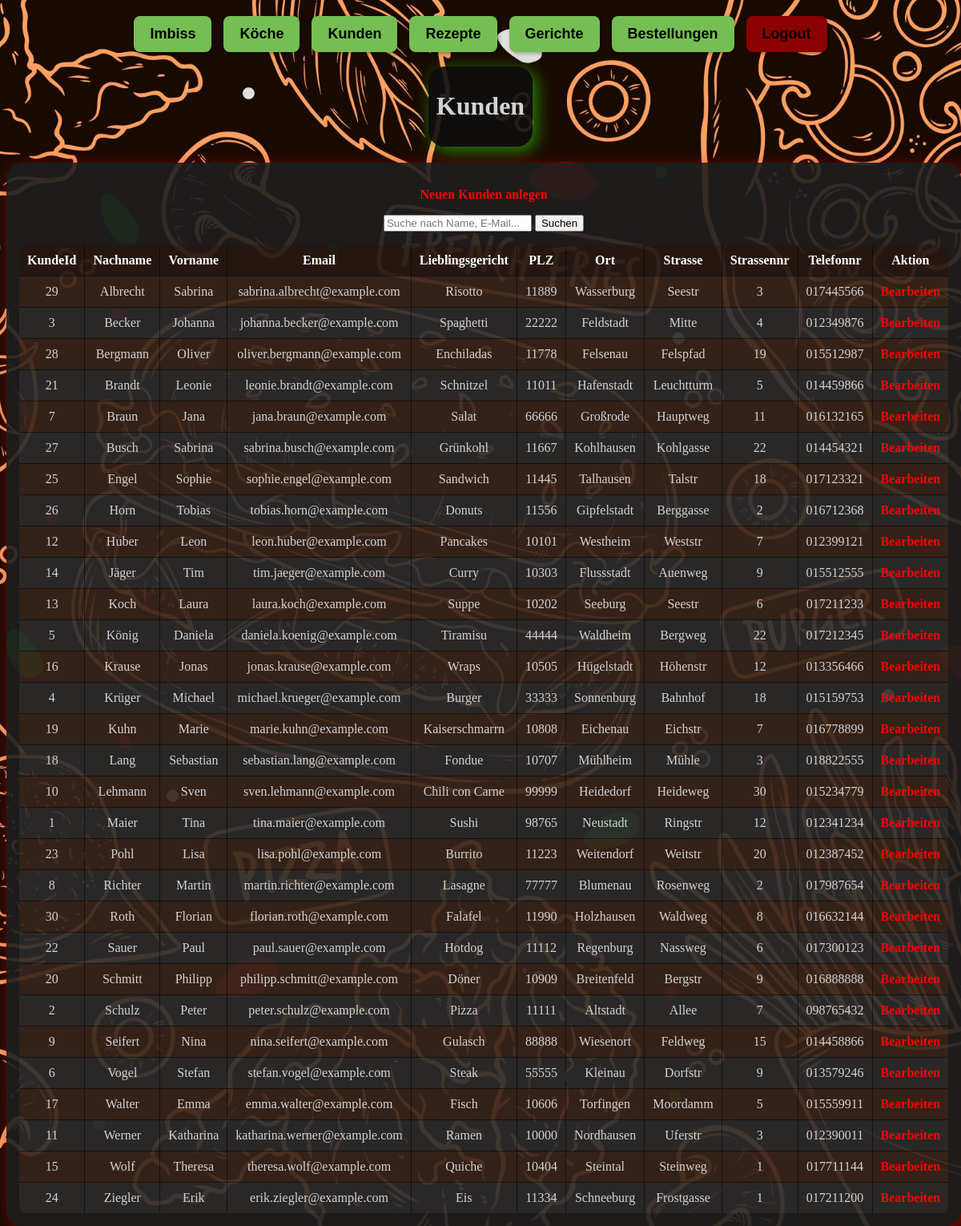
The page /kunde/index.php on the database its author committed.
### tables this page shows
CREATE TABLE IF NOT EXISTS kunde (
    kundeId INT AUTO_INCREMENT PRIMARY KEY,
    nachname VARCHAR(50) NOT NULL,
    vorname VARCHAR(50) NOT NULL,
    email VARCHAR(100),
    lieblingsgericht VARCHAR(255),
    plz VARCHAR(10),
    ort VARCHAR(50),
    strasse VARCHAR(50),
    strassennr VARCHAR(10),
    telefonnr VARCHAR(20)
);

### _classes/Database.php (called while the page is built, shortened)
<?php
class Database {
    private static $dbHost = 'localhost';
    private static $dbName = 'imbissverwaltung';
    private static $dbUser = 'root';
    private static $dbPass = '';
    private static $conn = null;
    public static function connect() {
        if (self::$conn === null) {
            try {
                $dsn = 'mysql:host=' . self::$dbHost . ';dbname=' . self::$dbName . ';charset=utf8mb4';
                self::$conn = new PDO($dsn, self::$dbUser, self::$dbPass);
                self::$conn->setAttribute(PDO::ATTR_ERRMODE, PDO::ERRMODE_EXCEPTION);
            } catch (PDOException $e) {
                echo "Fehler bei der DB-Verbindung: " . $e->getMessage();
                exit;
            }
        }
        return self::$conn;
    }
}

### _classes/Kunde.php (called while the page is built, shortened)
<?php
require_once __DIR__ . '/Database.php';
class Kunde {
    private $conn;
    public function __construct() {
        $this->conn = Database::connect();
        $this->conn->setAttribute(PDO::ATTR_ERRMODE, PDO::ERRMODE_EXCEPTION);
    }
    public function readAll() {
        $sql = "SELECT * FROM kunde ORDER BY nachname, vorname";
        $stmt = $this->conn->query($sql);
        return $stmt->fetchAll(PDO::FETCH_ASSOC);
    }
}

### kunde/index.php (the view, shortened to what this page needs)
<?php
require_once __DIR__ . '/../_classes/Kunde.php';
$kundeObj = new Kunde();
$searchTerm = $_GET['searchTerm'] ?? '';
if ($searchTerm !== '') {
    $alleKunden = $kundeObj->search($searchTerm);
} else {
    $alleKunden = $kundeObj->readAll();
}
?>
<!DOCTYPE html>
<html lang="de">
<head>
    <link rel="stylesheet" type="text/css" href="../_css/styles.css">
</head>
<body>
    <?php require_once __DIR__ . '/../_include/navigation.inc.php'; ?>
    <div class="container">
        <br>
        <div class="ueberschrift-container">
            <h1>Kunden</h1>
        </div>
        <div class="tabellen-container">
            <p><a href="create.php">Neuen Kunden anlegen</a></p>
            <form method="GET" style="margin-bottom: 1em;">
                <input type="text" name="searchTerm"
                    placeholder="Suche nach Name, E-Mail..."
                    value="<?php echo htmlspecialchars($searchTerm); ?>">
                <button type="submit">Suchen</button>
            </form>
            <table border="1">
                <thead>
                    <tr>
                        <th>KundeId</th>
                        <th>Nachname</th>
                        <th>Vorname</th>
                        <th>Email</th>
                        <th>Lieblingsgericht</th>
                        <th>PLZ</th>
                        <th>Ort</th>
                        <th>Strasse</th>
                        <th>Strassennr</th>
                        <th>Telefonnr</th>
                        <th>Aktion</th>
                    </tr>
                </thead>
                <tbody>
                    <?php foreach ($alleKunden as $kunde): ?>
                    <tr>
                        <td><?php echo htmlspecialchars($kunde['kundeId']); ?></td>
                        <td><?php echo htmlspecialchars($kunde['nachname']); ?></td>
                        <td><?php echo htmlspecialchars($kunde['vorname']); ?></td>
                        <td><?php echo htmlspecialchars($kunde['email']); ?></td>
                        <td><?php echo htmlspecialchars($kunde['lieblingsgericht']); ?></td>
                        <td><?php echo htmlspecialchars($kunde['plz']); ?></td>
                        <td><?php echo htmlspecialchars($kunde['ort']); ?></td>
                        <td><?php echo htmlspecialchars($kunde['strasse']); ?></td>
                        <td><?php echo htmlspecialchars($kunde['strassennr']); ?></td>
                        <td><?php echo htmlspecialchars($kunde['telefonnr']); ?></td>
                        <td>
                            <a href="edit.php?kundeId=<?php echo $kunde['kundeId']; ?>">Bearbeiten</a>
                        </td>
                    </tr>
                    <?php endforeach; ?>
                </tbody>
            </table>
        </div>
    </div>
</body>
</html>

### _css/styles.css (style rules this page uses)
body { background: url('../_images/body-hintergrund.jpg') no-repeat center center fixed; background-size: cover; }
.container { display: flex; align-items: center; flex-direction: column; height: 100vh; }
.ueberschrift-container { background: rgba(15, 15, 15, 0.9); display: inline-block; padding: 10px; border-radius: 20px; box-shadow: 5px 5px 20px rgba(60, 255, 0, 0.5); color: #D3D3D3; text-align: center; }
.tabellen-container { background: rgba(31, 31, 31, 0.9); display: inline-block; padding: 15px; border-radius: 20px; box-shadow: 5px 5px 20px rgba(255, 0, 0, 0.5); margin: 20px auto; color: #D3D3D3; text-align: center; }
.tabellen-container table { width: 100%; border-collapse: collapse; border-radius: 10px; overflow: hidden; }
.tabellen-container th, .tabellen-container td { padding: 10px; border: 1px solid rgba(0, 0, 0, 0.5); text-align: center; }
.tabellen-container th { background: rgba(0, 0, 0, 0.3); color: #FFFFFF; font-weight: bold; }
.tabellen-container tr:nth-child(odd) { background: rgba(255, 94, 0, 0.1); }
.tabellen-container tr:nth-child(even) { background: rgba(255, 255, 255, 0.05); }
a { color: #ff0000; text-decoration: none; font-weight: bold; transition: color 0.3s ease, text-shadow 0.3s ease; }

### rows shown on the page
kunde: kundeId "29", nachname "Albrecht", vorname "Sabrina", email "sabrina.albrecht@example.com", lieblingsgericht "Risotto", plz "11889", ort "Wasserburg", strasse "Seestr", strassennr "3", telefonnr "017445566"
kunde: kundeId "3", nachname "Becker", vorname "Johanna", email "johanna.becker@example.com", lieblingsgericht "Spaghetti", plz "22222", ort "Feldstadt", strasse "Mitte", strassennr "4", telefonnr "012349876"
kunde: kundeId "28", nachname "Bergmann", vorname "Oliver", email "oliver.bergmann@example.com", lieblingsgericht "Enchiladas", plz "11778", ort "Felsenau", strasse "Felspfad", strassennr "19", telefonnr "015512987"
kunde: kundeId "21", nachname "Brandt", vorname "Leonie", email "leonie.brandt@example.com", lieblingsgericht "Schnitzel", plz "11011", ort "Hafenstadt", strasse "Leuchtturm", strassennr "5", telefonnr "014459866"
kunde: kundeId "7", nachname "Braun", vorname "Jana", email "jana.braun@example.com", lieblingsgericht "Salat", plz "66666", ort "Großrode", strasse "Hauptweg", strassennr "11", telefonnr "016132165"
kunde: kundeId "27", nachname "Busch", vorname "Sabrina", email "sabrina.busch@example.com", lieblingsgericht "Grünkohl", plz "11667", ort "Kohlhausen", strasse "Kohlgasse", strassennr "22", telefonnr "014454321"
kunde: kundeId "25", nachname "Engel", vorname "Sophie", email "sophie.engel@example.com", lieblingsgericht "Sandwich", plz "11445", ort "Talhausen", strasse "Talstr", strassennr "18", telefonnr "017123321"
kunde: kundeId "26", nachname "Horn", vorname "Tobias", email "tobias.horn@example.com", lieblingsgericht "Donuts", plz "11556", ort "Gipfelstadt", strasse "Berggasse", strassennr "2", telefonnr "016712368"
kunde: kundeId "12", nachname "Huber", vorname "Leon", email "leon.huber@example.com", lieblingsgericht "Pancakes", plz "10101", ort "Westheim", strasse "Weststr", strassennr "7", telefonnr "012399121"
kunde: kundeId "14", nachname "Jäger", vorname "Tim", email "tim.jaeger@example.com", lieblingsgericht "Curry", plz "10303", ort "Flussstadt", strasse "Auenweg", strassennr "9", telefonnr "015512555"
kunde: kundeId "13", nachname "Koch", vorname "Laura", email "laura.koch@example.com", lieblingsgericht "Suppe", plz "10202", ort "Seeburg", strasse "Seestr", strassennr "6", telefonnr "017211233"
kunde: kundeId "5", nachname "König", vorname "Daniela", email "daniela.koenig@example.com", lieblingsgericht "Tiramisu", plz "44444", ort "Waldheim", strasse "Bergweg", strassennr "22", telefonnr "017212345"
kunde: kundeId "16", nachname "Krause", vorname "Jonas", email "jonas.krause@example.com", lieblingsgericht "Wraps", plz "10505", ort "Hügelstadt", strasse "Höhenstr", strassennr "12", telefonnr "013356466"
kunde: kundeId "4", nachname "Krüger", vorname "Michael", email "michael.krueger@example.com", lieblingsgericht "Burger", plz "33333", ort "Sonnenburg", strasse "Bahnhof", strassennr "18", telefonnr "015159753"
kunde: kundeId "19", nachname "Kuhn", vorname "Marie", email "marie.kuhn@example.com", lieblingsgericht "Kaiserschmarrn", plz "10808", ort "Eichenau", strasse "Eichstr", strassennr "7", telefonnr "016778899"
kunde: kundeId "18", nachname "Lang", vorname "Sebastian", email "sebastian.lang@example.com", lieblingsgericht "Fondue", plz "10707", ort "Mühlheim", strasse "Mühle", strassennr "3", telefonnr "018822555"
kunde: kundeId "10", nachname "Lehmann", vorname "Sven", email "sven.lehmann@example.com", lieblingsgericht "Chili con Carne", plz "99999", ort "Heidedorf", strasse "Heideweg", strassennr "30", telefonnr "015234779"
kunde: kundeId "1", nachname "Maier", vorname "Tina", email "tina.maier@example.com", lieblingsgericht "Sushi", plz "98765", ort "Neustadt", strasse "Ringstr", strassennr "12", telefonnr "012341234"
kunde: kundeId "23", nachname "Pohl", vorname "Lisa", email "lisa.pohl@example.com", lieblingsgericht "Burrito", plz "11223", ort "Weitendorf", strasse "Weitstr", strassennr "20", telefonnr "012387452"
kunde: kundeId "8", nachname "Richter", vorname "Martin", email "martin.richter@example.com", lieblingsgericht "Lasagne", plz "77777", ort "Blumenau", strasse "Rosenweg", strassennr "2", telefonnr "017987654"
kunde: kundeId "30", nachname "Roth", vorname "Florian", email "florian.roth@example.com", lieblingsgericht "Falafel", plz "11990", ort "Holzhausen", strasse "Waldweg", strassennr "8", telefonnr "016632144"
kunde: kundeId "22", nachname "Sauer", vorname "Paul", email "paul.sauer@example.com", lieblingsgericht "Hotdog", plz "11112", ort "Regenburg", strasse "Nassweg", strassennr "6", telefonnr "017300123"
kunde: kundeId "20", nachname "Schmitt", vorname "Philipp", email "philipp.schmitt@example.com", lieblingsgericht "Döner", plz "10909", ort "Breitenfeld", strasse "Bergstr", strassennr "9", telefonnr "016888888"
kunde: kundeId "2", nachname "Schulz", vorname "Peter", email "peter.schulz@example.com", lieblingsgericht "Pizza", plz "11111", ort "Altstadt", strasse "Allee", strassennr "7", telefonnr "098765432"
kunde: kundeId "9", nachname "Seifert", vorname "Nina", email "nina.seifert@example.com", lieblingsgericht "Gulasch", plz "88888", ort "Wiesenort", strasse "Feldweg", strassennr "15", telefonnr "014458866"
kunde: kundeId "6", nachname "Vogel", vorname "Stefan", email "stefan.vogel@example.com", lieblingsgericht "Steak", plz "55555", ort "Kleinau", strasse "Dorfstr", strassennr "9", telefonnr "013579246"
kunde: kundeId "17", nachname "Walter", vorname "Emma", email "emma.walter@example.com", lieblingsgericht "Fisch", plz "10606", ort "Torfingen", strasse "Moordamm", strassennr "5", telefonnr "015559911"
kunde: kundeId "11", nachname "Werner", vorname "Katharina", email "katharina.werner@example.com", lieblingsgericht "Ramen", plz "10000", ort "Nordhausen", strasse "Uferstr", strassennr "3", telefonnr "012390011"
kunde: kundeId "15", nachname "Wolf", vorname "Theresa", email "theresa.wolf@example.com", lieblingsgericht "Quiche", plz "10404", ort "Steintal", strasse "Steinweg", strassennr "1", telefonnr "017711144"
kunde: kundeId "24", nachname "Ziegler", vorname "Erik", email "erik.ziegler@example.com", lieblingsgericht "Eis", plz "11334", ort "Schneeburg", strasse "Frostgasse", strassennr "1", telefonnr "017211200"
